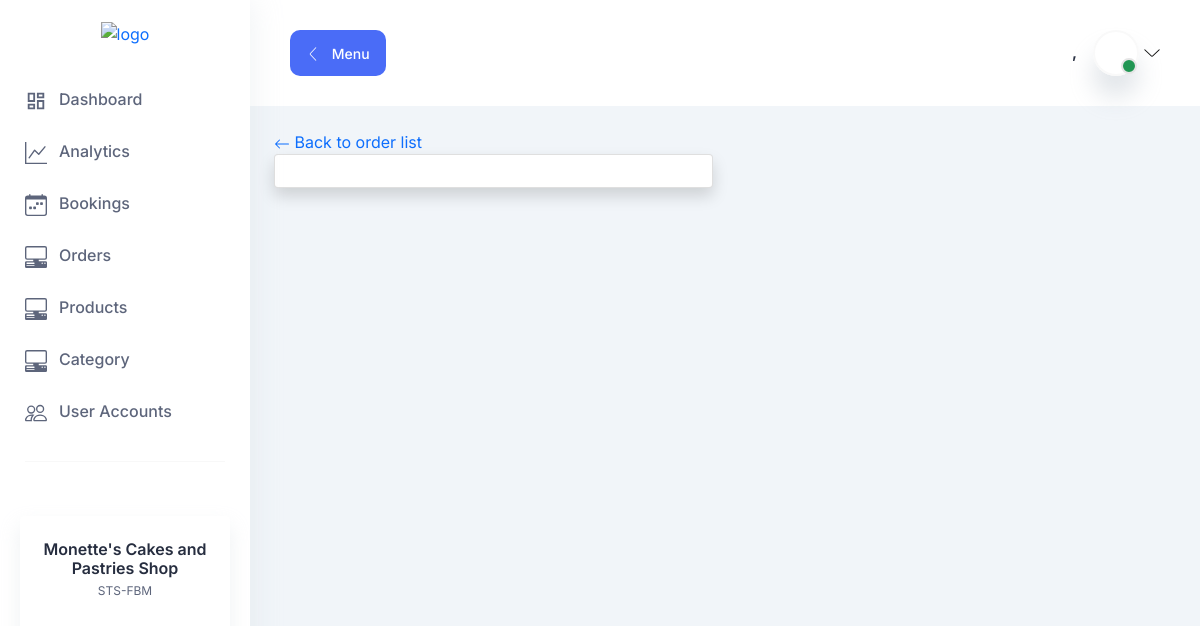
Page /orders-view/2 (signed in) on the earlier database version.
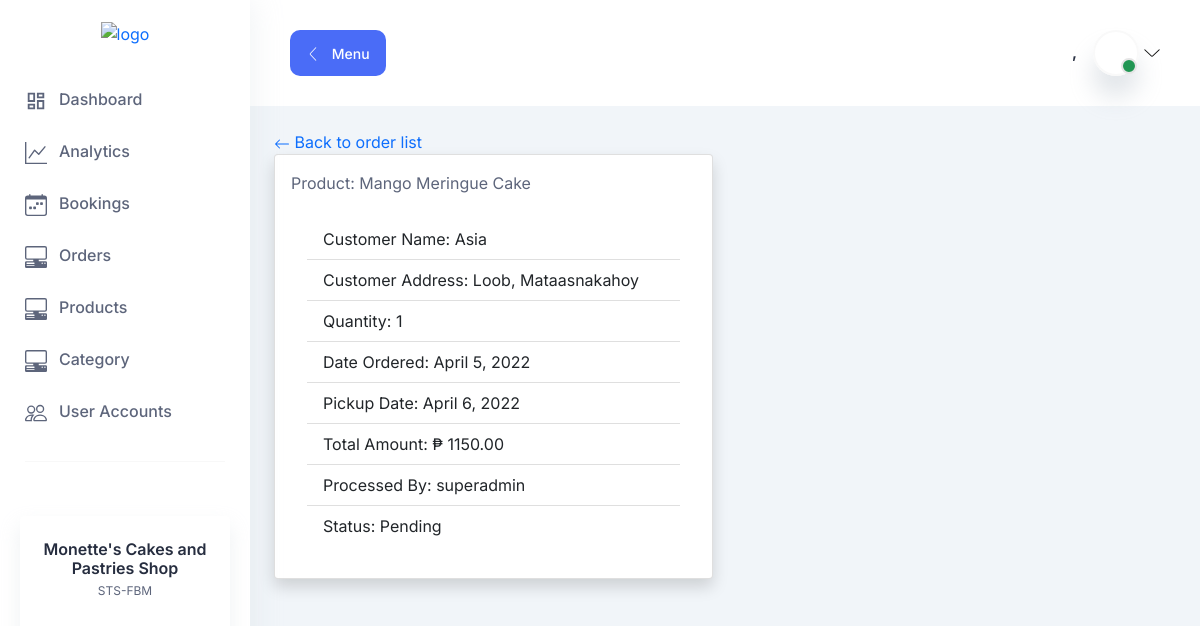
Same page on the later database version.
### orders/models.py (models this page shows, shortened)
class Orders(models.Model):
    status = (
        ("Pending" , "Pending"),
        ("Done" , "Done")
    )
    customer_name = models.CharField(max_length=255)
    customer_address = models.CharField(max_length=255)
    products = models.ForeignKey(Products, on_delete=models.CASCADE)
    no_of_order = models.IntegerField()
    total_amount = models.DecimalField(max_digits=10, decimal_places=2)
    date_ordered = models.DateField(auto_now_add=True)
    pickup_date = models.DateField(auto_now_add=False)
    processed_by = models.CharField(max_length=255)
    notes = models.TextField()
    status = models.CharField(max_length=255, choices=status)
    class Meta:
        verbose_name = "Orders"

### products/models.py (models this page shows)
class Products(models.Model):
    status = (
        ("Available", "Available"),
        ("Not Available", "Not Available")
    )
    product_name = models.CharField(max_length=255)
    category = models.ForeignKey(Category, on_delete=models.CASCADE)
    price = models.DecimalField(max_digits=10, decimal_places=2)
    size = models.CharField(max_length=255, default=0)
    status = models.CharField(max_length=255, choices=status)
    class Meta:
        verbose_name = "Products"
    def __str__(self):
        return self.product_name

### orders/views.py (the view)
# urls.py: path("orders-view/<int:pk>", orders_view, name="orders-view"),
@login_required
def orders_view(request, pk):
    template_name = "orders/orders_view.html"
    orders = Orders.objects.filter(id=pk)
    context = {
        "orders": orders
    }
    return render(request, template_name, context)

### orders/templates/orders/orders_view.html
{% extends 'base.html' %} {% block body %}
<div class="container p-4">
  <a href="{% url 'orders-list' %}" class="text-decoration-none">
    <svg xmlns="http://www.w3.org/2000/svg" width="16" height="16" fill="currentColor" class="bi bi-arrow-left" viewBox="0 0 16 16">
      <path fill-rule="evenodd" d="M15 8a.5.5 0 0 0-.5-.5H2.707l3.147-3.146a.5.5 0 1 0-.708-.708l-4 4a.5.5 0 0 0 0 .708l4 4a.5.5 0 0 0 .708-.708L2.707 8.5H14.5A.5.5 0 0 0 15 8z"/>
    </svg>
    Back to order list
  </a>
  <div class="row">
    <div class="col-sm col-md-6 col-lg-6">
      <div class="card shadow rounded p-3">
        {% for detail in orders %}
        <div class="card-title">
            Product: {{detail.products}}
        </div>
        <div class="card-body">
          <ul class="list-group list-group-flush">
            <li class="list-group-item">Customer Name: {{detail.customer_name}}</li>
            <li class="list-group-item">Customer Address: {{detail.customer_address}}</li>
            <li class="list-group-item">Quantity: {{detail.no_of_order}}</li>
            <li class="list-group-item">Date Ordered: {{detail.date_ordered}}</li>
            <li class="list-group-item">Pickup Date: {{detail.pickup_date}}</li>
            <li class="list-group-item">Total Amount: ₱ {{detail.total_amount}}</li>
            <li class="list-group-item">Processed By: {{detail.processed_by}}</li>
            <li class="list-group-item">Status: {{detail.status}}</li>
          </ul>
        </div>
        {% endfor %}
      </div>
    </div>
    <div class="col-sm col-md-6 col-lg-6"></div>
  </div>
</div>
{% endblock %}

Differences in the rows shown:
added Orders: products "Mango Meringue Cake", customer_name "Asia", customer_address "Loob, Mataasnakahoy", no_of_order "1", date_ordered "April 5, 2022", pickup_date "April 6, 2022", total_amount "1150.00", processed_by "superadmin", status "Pending"
